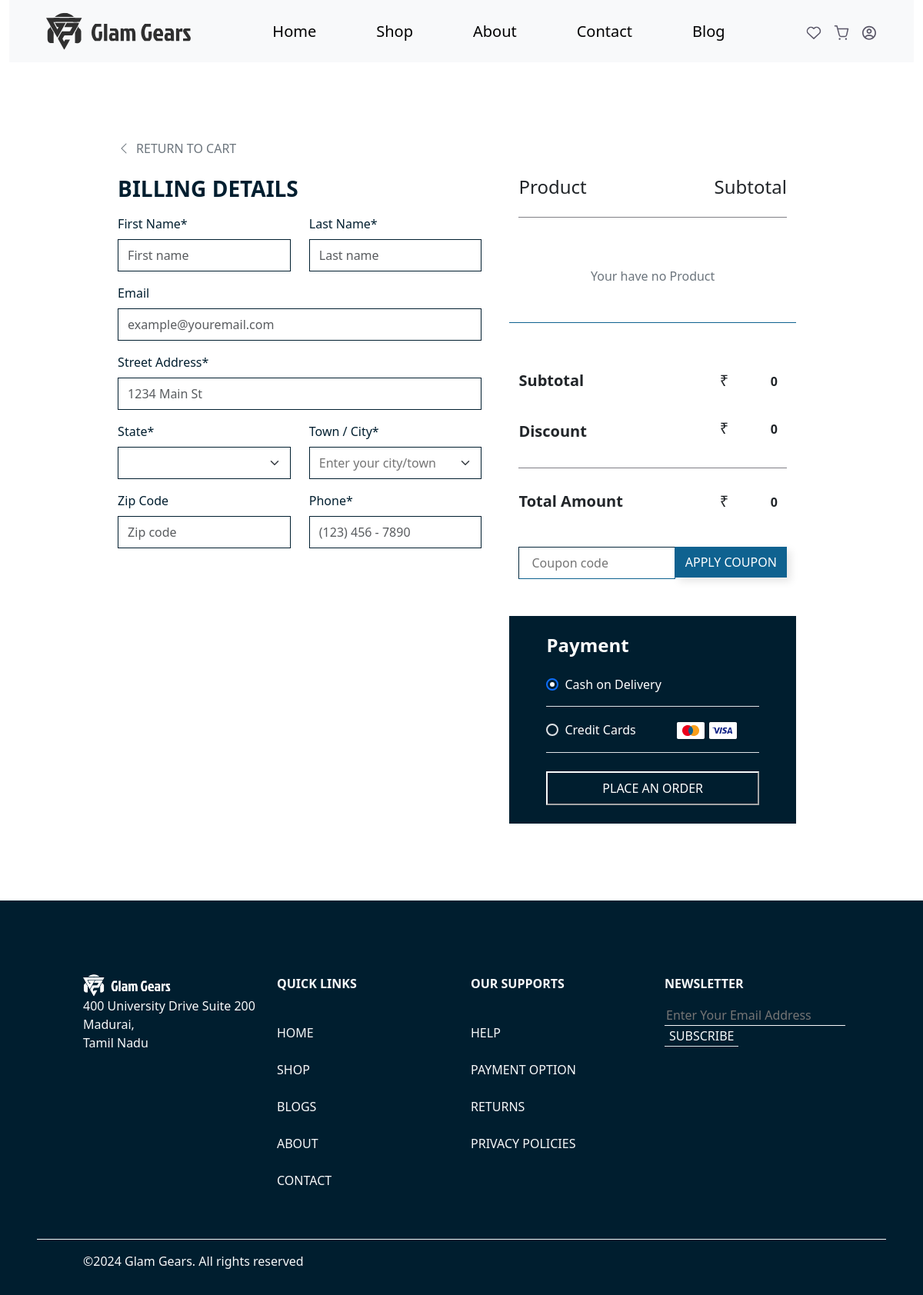
Before: /shipping.php (signed in) with the older database file.
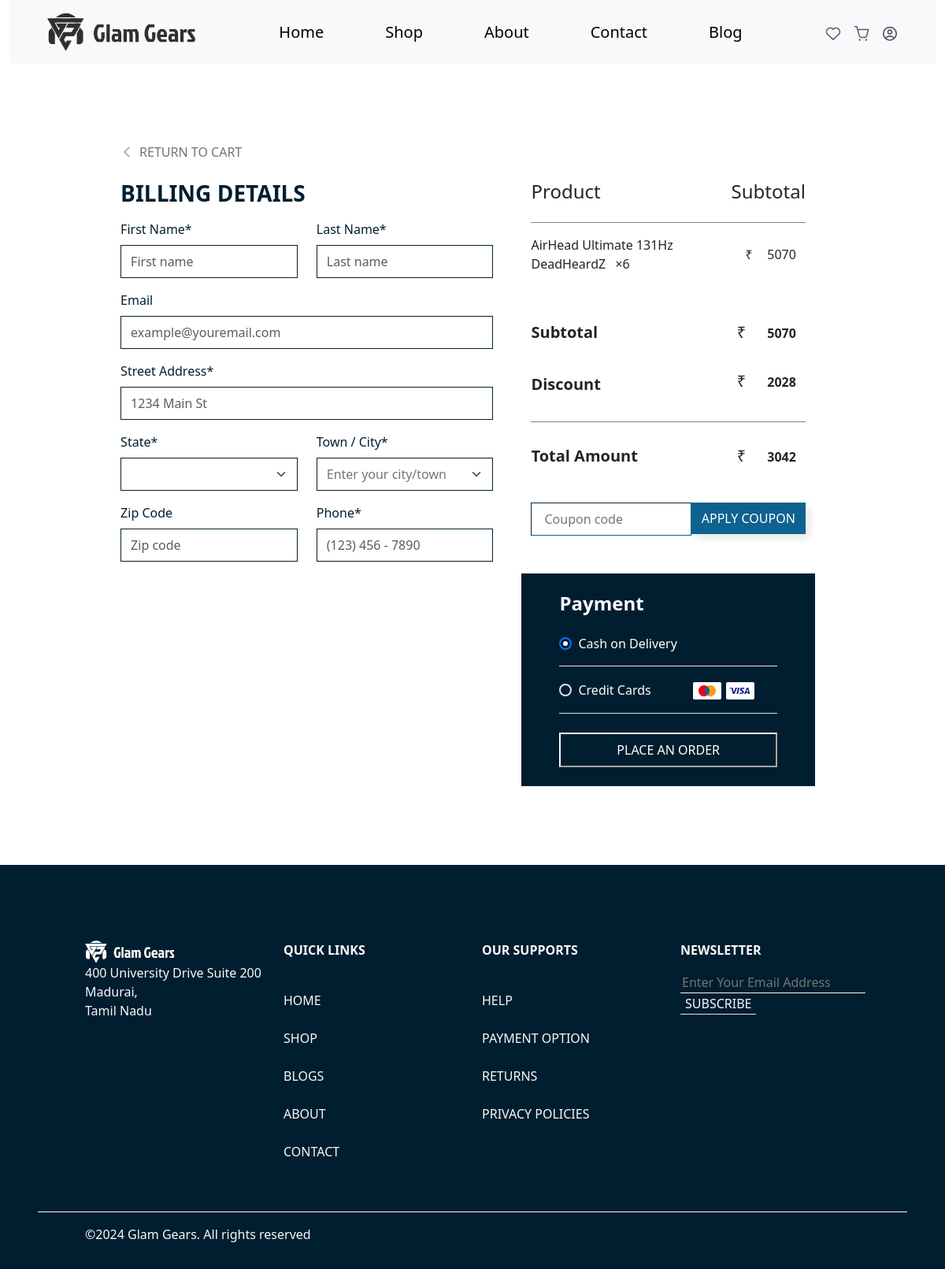
After: the same page with the newer database file.
### tables this page shows
CREATE TABLE `cart` (
  `cart_id` int(11) NOT NULL,
  `user_id` int(11) DEFAULT NULL,
  `product_id` int(11) DEFAULT NULL,
  `quantity` int(11) DEFAULT 1,
  `added_on` timestamp NOT NULL DEFAULT current_timestamp()
);

CREATE TABLE `products` (
  `id` int(11) NOT NULL,
  `product_id` int(100) NOT NULL,
  `product_name` varchar(100) NOT NULL,
  `product_description` longtext NOT NULL,
  `product_price` decimal(10,2) NOT NULL,
  `discount_percent` decimal(2,2) NOT NULL,
  `product_quantity` int(100) NOT NULL,
  `category_name` varchar(100) NOT NULL,
  `brand_name` varchar(100) NOT NULL,
  `product_status` varchar(8) NOT NULL DEFAULT 'active',
  `merchant_id` int(100) NOT NULL,
  `main_image_name` varchar(100) NOT NULL,
  `is_featured` varchar(1) NOT NULL,
  `created_at` timestamp NOT NULL DEFAULT current_timestamp() ON UPDATE current_timestamp(),
  `updated_at` timestamp NOT NULL DEFAULT current_timestamp()
);

### shipping.php (the view, shortened to what the changed rows need)
<?php
include_once('./config.php');
$userId = $_SESSION['user'];
?>
<!DOCTYPE html>
<html lang="en">
<?php
include_once('./head.php');
?>
<?php
include_once('./header.php');
?>
<div class="billing-details row">
  <form action="" method="post" class="row">
    <div class="col-lg-5 col-12">
      <?php
      include('./config.php');
      if (isset($selectedProductId)) {
        $productSql1 = "SELECT  products.product_id AS productID, products.main_image_name AS img_name, products.product_name AS productName, products.product_price AS productPrice,products.discount_percent AS discountpercent FROM products WHERE  products.product_id = ?";
        $productStmt1 = $config->prepare($productSql1);
        $productStmt1->bind_param("i", $selectedProductId);
        $productStmt1->execute();
        $productResult1 = $productStmt1->get_result();
        if ($productResult1->num_rows > 0) {
          while ($productRow = $productResult1->fetch_assoc()) {
      ?>
            <div class="row">
              <div class="col-12 d-flex justify-content-between align-items-center">
                <p class="mb-0"><?php echo $productRow['productName']; ?> <span class="ms-2">&#215;<?php echo $selectedQuantity; ?></span></p>
                <div class=" d-flex align-items-center justify-content-end w-25 ">
                  &#8377;<input disabled type="number" class="form-control bg-transparent border-0  text-end text-dark" value="<?php
                                                                                                                                echo $productRow['productPrice'] * $selectedQuantity;
                                                                                                                                ?>" />
                </div>
              </div>
            </div>
          <?php
          }
        } else {
          echo '<div style="border-bottom: 1px solid #0f6290" class="row text-secondary px-3 py-5 fw-medium d-flex gap-4 gap-lg-0 align-items-center ">
          <div class="col-12 text-center">Your have no Product</div>
          </div>';
        }
      } else {
        $productSql = "SELECT  products.product_id AS productID, cart.cart_id AS cartID, products.main_image_name AS img_name, products.product_name AS productName, products.product_price AS productPrice,products.discount_percent AS discountpercent , cart.quantity AS quantity FROM cart INNER JOIN products ON cart.product_id = products.product_id WHERE cart.user_id = ?";
        $productStmt = $config->prepare($productSql);
        $productStmt->bind_param("i", $userId);
        $productStmt->execute();
        $productResult = $productStmt->get_result();
        if ($productResult->num_rows > 0) {
          while ($productRow = $productResult->fetch_assoc()) {
          ?>
            <div class="row">
              <div class="col-12 d-flex justify-content-between align-items-center">
                <p class="mb-0"><?php echo $productRow['productName']; ?> <span class="ms-2">&#215;<?php echo $productRow['quantity']; ?></span></p>
                <div class=" d-flex align-items-center justify-content-end w-25 ">
                  &#8377;<input disabled type="number" class="form-control bg-transparent border-0  text-end text-dark" value="<?php
                                                                                                                                echo $productRow['productPrice'] * $productRow['quantity'];
                                                                                                                                ?>" />
                </div>
              </div>
            </div>
      <?php
          }
        } else {
          echo '<div style="border-bottom: 1px solid #0f6290" class="row text-secondary px-3 py-5 fw-medium d-flex gap-4 gap-lg-0 align-items-center ">
          <div class="col-12 text-center">Your have no Product</div>
          </div>';
        }
      }
      ?>
      <?php
      include('./config.php');
      $productSql = "SELECT SUM(products.product_price * cart.quantity) AS total_price FROM cart INNER JOIN products ON cart.product_id = products.product_id WHERE cart.user_id = ?";
      $productStmt = $config->prepare($productSql);
      $productStmt->bind_param("i", $userId);
      $productStmt->execute();
      $productResult = $productStmt->get_result();
      if ($productResult->num_rows > 0) {
        $productRow = $productResult->fetch_assoc();
        $totalCart = round($productRow['total_price'], 2);
      }
      $productSql = "SELECT SUM(products.product_price* cart.quantity) AS total_price FROM cart INNER JOIN products ON cart.product_id = products.product_id WHERE cart.user_id = ?";
      $productStmt = $config->prepare($productSql);
      $productStmt->bind_param("i", $userId);
      $productStmt->execute();
      $productResult = $productStmt->get_result();
      if ($productResult->num_rows > 0) {
        $productRow = $productResult->fetch_assoc();
        $subTotal = round($productRow['total_price'], 2);
      }
      $productSql = "SELECT SUM( (products.product_price * products.discount_percent) * cart.quantity) AS total_price FROM cart INNER JOIN products ON cart.product_id = products.product_id WHERE cart.user_id = ?";
      $productStmt = $config->prepare($productSql);
      $productStmt->bind_param("i", $userId);
      $productStmt->execute();
      $productResult = $productStmt->get_result();
      if ($productResult->num_rows > 0) {
        $productRow = $productResult->fetch_assoc();
        $disTotal = round($productRow['total_price'], 2);
        $discount = $subTotal -  $disTotal;
      }
      ?>
      <div class="row mt-5">
        <div class="col-12 d-flex justify-content-between align-items-center">
          <div class=" d-flex align-items-center justify-content-end w-25 h5">
            &#8377;<input disabled type="number" class="form-control bg-transparent border-0 fw-semibold pt-3 text-dark text-end h5" value="<?php if (isset($selectedProductId)) {
                                                                                                                                              if (isset($_POST['couponSubmit'])) {
                                                                                                                                                echo $productPrice * $selectedQuantity;
                                                                                                                                              } else {
                                                                                                                                                echo $productPrice * $selectedQuantity;
                                                                                                                                              }
                                                                                                                                            } else {
                                                                                                                                              echo $totalCart;
                                                                                                                                            }
                                                                                                                                            ?>" />
          </div>
        </div>
      </div>
      <div class="d-flex justify-content-between align-items-center">
        <div class=" d-flex align-items-center justify-content-end w-25 h5">
          &#8377;<input disabled type="number" class="form-control bg-transparent border-0 fw-semibold pt-3 text-dark text-end h5" value="<?php if (isset($selectedProductId)) {
                                                                                                                                            if (isset($_POST['couponSubmit'])) {
                                                                                                                                              echo ($discountpercent * $selectedQuantity) + ((1 - $couponDiscount) * $productPrice);
                                                                                                                                            } else {
                                                                                                                                              echo $discountpercent * $selectedQuantity;
                                                                                                                                            }
                                                                                                                                          } else {
                                                                                                                                            if (isset($_POST['couponSubmit'])) {
                                                                                                                                              echo $disTotal + ($discount * $couponDiscount);
                                                                                                                                            } else {
                                                                                                                                              echo $disTotal;
                                                                                                                                            }
                                                                                                                                          } ?>" />
        </div>
      </div>
      <div class="row">
        <div class="col-12 d-flex justify-content-between align-items-center">
          <div class=" d-flex align-items-center justify-content-end w-25 h5">
            &#8377;<input type="number" name="totalCost" class="form-control bg-transparent border-0 fw-semibold pt-3 text-dark text-end h5" value="<?php if (isset($selectedProductId)) {
                                                                                                                                                      if (isset($_POST['couponSubmit'])) {
                                                                                                                                                        echo ($productPrice * $selectedQuantity) - ($productPrice * $selectedQuantity * (($couponDiscount)));
                                                                                                                                                      } else {
                                                                                                                                                        echo $productPrice * $selectedQuantity;
                                                                                                                                                      }
                                                                                                                                                    } else {
                                                                                                                                                      if (isset($_POST['couponSubmit'])) {
                                                                                                                                                        echo $discount - (($discount * $couponDiscount));
                                                                                                                                                      } else {
                                                                                                                                                        echo $discount;
                                                                                                                                                      }
                                                                                                                                                    } ?>" />
          </div>
        </div>
      </div>
    </div>
  </form>
</div>
<?php
include_once('./footer.php');
?>

Changed rows visible on the page:
added cart: products.product_name "AirHead Ultimate 131Hz DeadHeardZ", quantity "6", quantity.product_price "5070"
Other visible differences:
form field value: "0" → "5070"
form field value: "0" → "2028"
form field totalCost: "0" → "3042"
text no longer shown: "Your have no Product"
